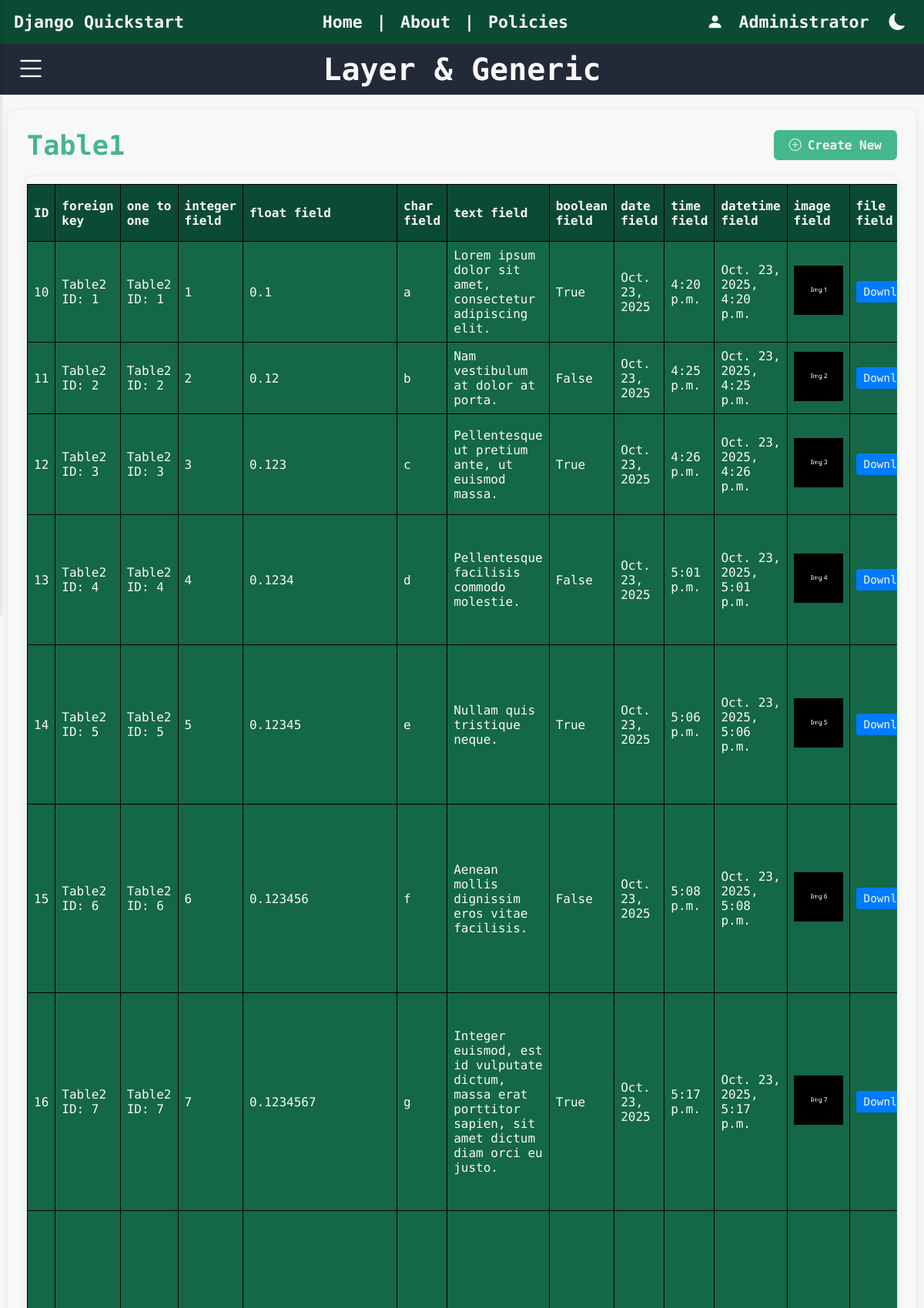
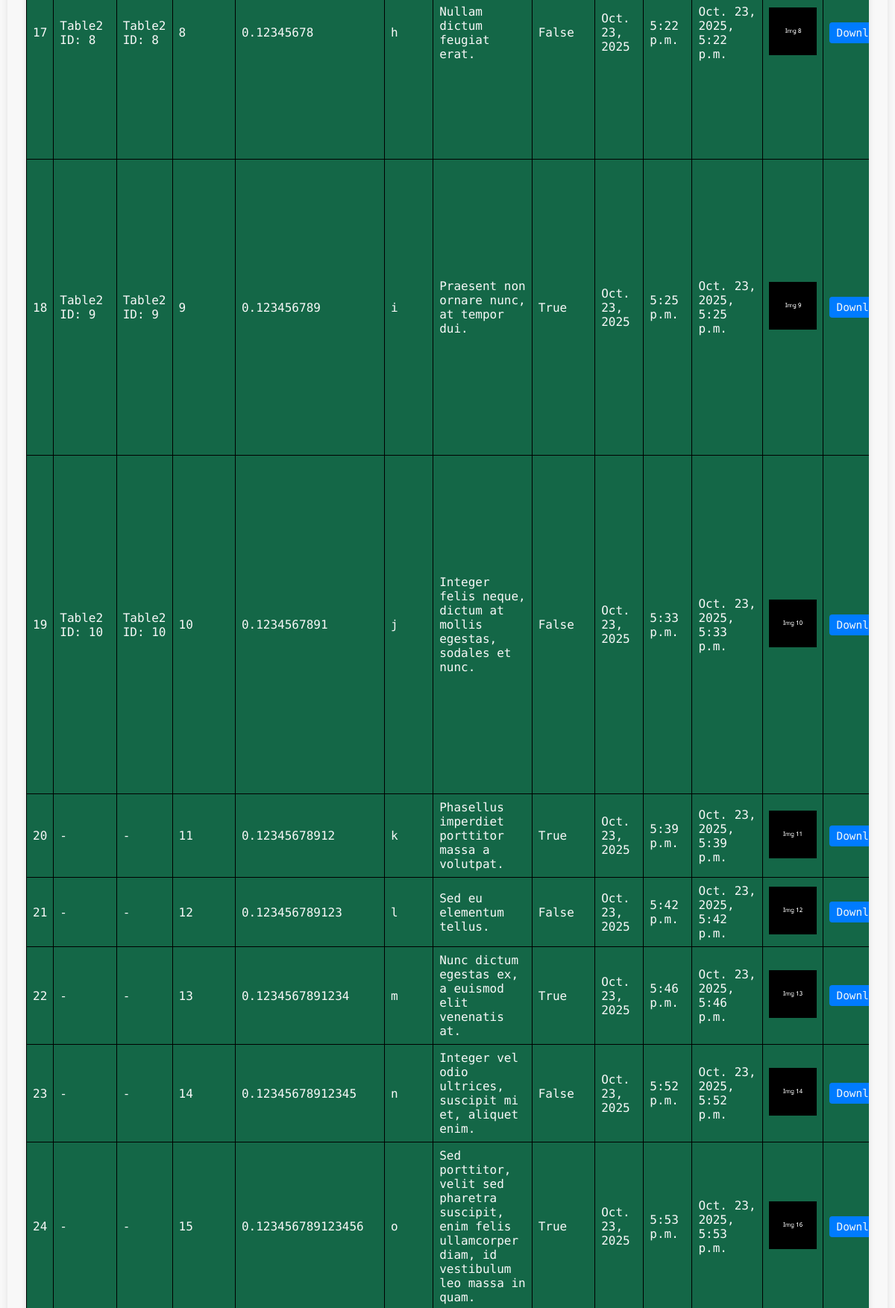
The app's page /layer_and_generic/ListView/ (signed in, upper part) with its own data (2 pictures, top to bottom).
### rest/models.py (models this page shows, shortened)
class Table1(models.Model):
    foreign_key = models.ForeignKey(Table2, on_delete=models.CASCADE, related_name='table1_foreign', null=True, blank=True)
    one_to_one = models.OneToOneField(Table2, on_delete=models.CASCADE, related_name='table1_one', null=True, blank=True)
    many_to_many = models.ManyToManyField(Table3, related_name='table1_many', blank=True)
    integer_field = models.IntegerField(null=True, blank=True)      # Integer value (optional)
    float_field = models.FloatField(null=True, blank=True)          # Floating point number
    char_field = models.CharField(max_length=15)                    # Short text with max length
    text_field= models.TextField(blank=True)                        # Long text (optional)
    boolean_field = models.BooleanField(default=False)              # True or False
    date_field = models.DateField(null=True, blank=True)           # Date only
    time_field = models.TimeField(null=True, blank=True)           # Time only
    datetime_field = models.DateTimeField(null=True, blank=True)   # Full date and time
    image_field = models.ImageField(upload_to='images/', null=True, blank=True)  # For image files
    file_field = models.FileField(upload_to='files/', null=True, blank=True)     # For general files

### layer_and_generic/views.py (the view)
# urls.py: path("ListView/", Table1ListView.as_view(), name="list"),
class Table1ListView(BaseTableListView):
    model = Table1
    service = Table1Service
    def get_url_names(self):
        return {
            "list_url": "list",
            "detail_url": "detail",
            "create_url": "create",
            "update_url": "update",
            "delete_url": "delete",
        }

### json_app/context_processors.py (called while the page is built)
def dark_mode_context(request):
    return {'dark_mode': request.session.get('dark_mode', False)}

### json_app/templatetags/dark_mode_tags.py (called while the page is built)
@register.inclusion_tag('json_app/_dark_mode_button.html', takes_context=True)
def dark_mode_button(context):
    return {
        'dark_mode': context.get('dark_mode', False)
    }

### layer_and_generic/repositories.py (called while the page is built)
    @classmethod
    def get_all(cls):
        return cls.model.objects.all()

    @classmethod
    def get_all(cls):
        return cls.model.objects.select_related(
            "foreign_key", "one_to_one"
        ).prefetch_related("many_to_many")

### layer_and_generic/services.py (called while the page is built)
def get_dashboard_data():
    return {
        "table1_count": Table1Repository.get_all().count(),
        "table2_count": Table2Repository.get_all().count(),
        "table3_count": Table3Repository.get_all().count(),
    }

    @classmethod
    def list(cls):
        return cls.repository.get_all()

### layer_and_generic/views.py (called while the page is built)
    def get_context_data(self, **kwargs):
        context = super().get_context_data(**kwargs)
        context["table_name"] = self.get_table_name()
        context.update(self.get_url_names())
        dashboard_data = get_dashboard_data()
        context["total_table1"] = dashboard_data["table1_count"]
        context["total_table2"] = dashboard_data["table2_count"]
        context["total_table3"] = dashboard_data["table3_count"]
        return context

    def get_table_name(self):
        return self.model.__name__

    def get_queryset(self):
        return self.service.list().order_by("id")

    def get_context_data(self, **kwargs):
        context = super().get_context_data(**kwargs)
        object_list = []
        for obj in context["object_list"]:
            object_data = {
                "id": obj.id,
                "fields": self.service.get_field_data(obj),
                "object": obj,  # Keep original object for URLs
            }
            object_list.append(object_data)
        context["object_list"] = object_list
        return context

### rest/models.py (called while the page is built)
    def __str__(self):
        return f"Table3 ID: {self.id}"

    def __str__(self):
        return f"Table2 ID: {self.id}"

### layer_and_generic/templates/Generic_templates/table.html (shortened to what this page needs)
{% extends 'LAG/base.html' %}
{% block body %}
<div class="table-content">
    <div class="table-header">
        <div class="table-title-section">
            <span class="table-title">{{ table_name }}</span>
            <a href="{% url create_url %}" class="create-button">
                <i class="bi bi-plus-circle"></i> Create New
            </a>
        </div>
    </div>
    <div class="table-container">
        <table class="crud-table">
            <thead>
                <tr>
                    <th>ID</th>
                    {% if object_list %}
                        {% for field in object_list.0.fields %}
                            <th>{{ field.name }}</th>
                        {% endfor %}
                    {% endif %}
                </tr>
            </thead>
            <tbody>
                {% for object in object_list %}
                <tr>
                    <td>{{ object.id }}</td>
                    {% for field in object.fields %}
                        <td>
                            {% if field.value != '-' %}
                                {% with val=field.value|stringformat:'s' %}
                                    {% if '.jpg' in val|lower or '.jpeg' in val|lower or '.png' in val|lower or '.gif' in val|lower or '.webp' in val|lower or '.bmp' in val|lower or '.svg' in val|lower %}
                                        <img src="{{ val }}" alt="{{ field.name }}" style="max-width:64px; max-height:64px;">
                                    {% elif 'media' in val %}
                                        <a href="{{ val }}" download class="action-btn edit-btn" title="Download">
                                            Download
                                        </a>
                                    {% else %}
                                        {{ field.value }}
                                    {% endif %}
                                {% endwith %}
                            {% else %}
                                {{ field.value }}
                            {% endif %}
                        </td>
                    {% endfor %}
                </tr>
                {% empty %}
                <tr>
                    <td colspan="100%" class="no-records">No records found</td>
                </tr>
                {% endfor %}
            </tbody>
        </table>
    </div>
</div>
{% endblock %}

### layer_and_generic/templates/LAG/base.html (shortened to what this page needs)
{% load static %}
{% load dark_mode_tags %}
<!DOCTYPE html>
<html lang="en"{% if dark_mode %} data-theme="dark"{% endif %}>
    <head>
        <link rel="stylesheet" href="https://cdn.jsdelivr.net/npm/bootstrap-icons@1.13.1/font/bootstrap-icons.min.css">
        <link rel="stylesheet" href="{% static 'css/sidebar.css' %}">
        <link rel="stylesheet" href="{% static 'css/style.css' %}">
        <link rel="stylesheet" href="{% static 'css/dark_mode.css' %}">
    </head>
    <body>
        {% if user.is_authenticated %}
            <nav class="navbar">
                <div class="navbar-left">Django Quickstart</div>
                <div class="navbar-center">
                    <a href="{% url 'home_layer_and_generic' %}">Home</a> |
                    <a href="/pages/about/">About</a> |
                    <a href="/pages/policies/">Policies</a>
                </div>
                <div class="navbar-right">
                    <i class="bi bi-person-fill"></i>
                    <div class="user-dropdown">
                        <span>{{ user.username }}</span>
                    </div>
                    <span>{% dark_mode_button %}</span>
                </div>
            </nav>
            <div class="lag_app_title">
                <div class="sidebar-toggle">
                    <i class="bi bi-list"></i>
                </div>
                <span>Layer & Generic</span>
            </div>
        {% endif %}
        <div class="content-wrapper">
            {% block body %}{% endblock %}
        </div>
    </body>
</html>

### static/css/sidebar.css (style rules this page uses)
.table-content { background: var(--white-color); border-radius: 10px; padding: 25px; margin: 20px 10px 20px 10px; box-shadow: 0 2px 10px rgba(0, 0, 0, 0.1); }
.table-header { margin-bottom: 20px; }
.table-title-section { display: flex; justify-content: space-between; align-items: center; flex-wrap: wrap; gap: 15px; }
.table-title { font-size: 2.2em; color: var(--green-body); font-weight: bold; }
.create-button { background-color: var(--green-body); color: var(--white-color); padding: 10px 20px; border-radius: 6px; text-decoration: none; font-weight: 600; transition: background-color 0.3s ease, transform 0.2s ease; display: inline-flex; align-items: center; gap: 8px; }
.crud-table { border-collapse: collapse; width: 100%; margin-top: 10px; }
.crud-table th, .crud-table td { border: 1px solid #000000; font-weight: 100; font-size: 1em; padding: 8px; text-align: left; }
.crud-table th { background-color: #0C4B33; font-weight: 900; color: var(--white-color); }
.crud-table td { background-color: #188058; color: var(--white-color); }
.crud-table img { max-width: 100px; max-height: 100px; }
.crud-table a { color: var(--white-color); }
.action-btn { padding: 6px 10px; border: none; border-radius: 4px; cursor: pointer; text-decoration: none; color: white; font-size: 0.9em; transition: all 0.3s ease; display: inline-flex; align-items: center; }
.edit-btn { background-color: #007bff; }

### static/css/style.css (style rules this page uses)
:root { --dark-color: #181D27; --white-color: #F8F8F8; --green-body: #44B78B; --padding: 10px; --font-: 'Jersey 10', sans-serif; --font-small: "Kode Mono", monospace; }
body { font-family: var(--font-small); margin: 0px; font-weight: bolder; }
.navbar { display: flex; align-items: center; justify-content: space-between; padding: 0.5% 1.5%; }
.navbar-left { font-weight: bolder; font-size: 1.35em; }
.navbar-center { font-size: 1.35em; flex: 1; text-align: center; }
.navbar-center a { text-decoration: none; margin: 0 5px; }
.navbar-right { display: flex; font-size: 1.35em; align-items: center; gap: 10px; }
.user-dropdown { position: relative; display: inline-block; color: var(--white-color); padding: 10px; cursor: pointer; }
.table-container { overflow-x: auto; border-radius: 8px; box-shadow: 0 2px 8px rgba(0, 0, 0, 0.1); }
table.crud-table { border-collapse: collapse; color: var(--white-color); font-family: var(--font-small); width: 100%; margin-top: 10px; }
table.crud-table th, table.crud-table td { border: 1px solid #000000; font-weight: 100; font-size: 1em; padding: 8px; text-align: left; }
table.crud-table th { background-color: #0C4B33; font-weight: 900; }
table.crud-table td { background-color: #146747; }
table.crud-table img { max-width: 100%; max-height: 100%; }
table.crud-table a { color: var(--white-color); }
.lag_app_title { font-size: 2.5em; background-color: var(--dark-color); color: var(--white-color); padding: 10px; display: flex; align-items: center; justify-content: center; position: relative; }
.lag_app_title .sidebar-toggle { position: absolute; left: 20px; font-size: 1em; display: flex; align-items: center; cursor: pointer; transition: transform 0.3s ease; }
.lag_app_title span { flex: 1; text-align: center; }

### static/css/dark_mode.css (style rules this page uses)
:root { --back-color: #F8F8F8; --text-color: #181D27; --dark-color: #222937; --green-dark: #0C4B33; --green-text:#008854; --grey: #3a3a3a; }
body { background-color: var(--back-color); transition: background-color 0.3s ease, color 0.3s ease; }
.navbar, .nav-bar { color: #F8F8F8; background-color: var(--green-dark); }
.navbar a { color: #F8F8F8; }

### records on screen
Table1: id "10", value "Table2 ID: 1" "Table2 ID: 1" "1" "0.1" "a" "Lorem ipsum dolor sit amet, consectetur adipiscing elit." "True" "Oct. 23, 2025" "4:20 p.m." "Oct. 23, 2025, 4:20 p.m."
Table1: id "11", value "Table2 ID: 2" "Table2 ID: 2" "2" "0.12" "b" "Nam vestibulum at dolor at porta." "False" "Oct. 23, 2025" "4:25 p.m." "Oct. 23, 2025, 4:25 p.m."
Table1: id "12", value "Table2 ID: 3" "Table2 ID: 3" "3" "0.123" "c" "Pellentesque ut pretium ante, ut euismod massa." "True" "Oct. 23, 2025" "4:26 p.m." "Oct. 23, 2025, 4:26 p.m."
Table1: id "13", value "Table2 ID: 4" "Table2 ID: 4" "4" "0.1234" "d" "Pellentesque facilisis commodo molestie." "False" "Oct. 23, 2025" "5:01 p.m." "Oct. 23, 2025, 5:01 p.m."
Table1: id "14", value "Table2 ID: 5" "Table2 ID: 5" "5" "0.12345" "e" "Nullam quis tristique neque." "True" "Oct. 23, 2025" "5:06 p.m." "Oct. 23, 2025, 5:06 p.m."
Table1: id "15", value "Table2 ID: 6" "Table2 ID: 6" "6" "0.123456" "f" "Aenean mollis dignissim eros vitae facilisis." "False" "Oct. 23, 2025" "5:08 p.m." "Oct. 23, 2025, 5:08 p.m."
Table1: id "16", value "Table2 ID: 7" "Table2 ID: 7" "7" "0.1234567" "g" "Integer euismod, est id vulputate dictum, massa erat porttitor sapien, sit amet dictum diam orci eu justo." "True" "Oct. 23, 2025" "5:17 p.m." "Oct. 23, 2025, 5:17 p.m."
Table1: id "17", value "Table2 ID: 8" "Table2 ID: 8" "8" "0.12345678" "h" "Nullam dictum feugiat erat." "False" "Oct. 23, 2025" "5:22 p.m." "Oct. 23, 2025, 5:22 p.m."
Table1: id "18", value "Table2 ID: 9" "Table2 ID: 9" "9" "0.123456789" "i" "Praesent non ornare nunc, at tempor dui." "True" "Oct. 23, 2025" "5:25 p.m." "Oct. 23, 2025, 5:25 p.m."
Table1: id "19", value "Table2 ID: 10" "Table2 ID: 10" "10" "0.1234567891" "j" "Integer felis neque, dictum at mollis egestas, sodales et nunc." "False" "Oct. 23, 2025" "5:33 p.m." "Oct. 23, 2025, 5:33 p.m."
Table1: id "20", value "-" "-", value "11" "0.12345678912" "k" "Phasellus imperdiet porttitor massa a volutpat." "True" "Oct. 23, 2025" "5:39 p.m." "Oct. 23, 2025, 5:39 p.m."
Table1: id "21", value "-" "-", value "12" "0.123456789123" "l" "Sed eu elementum tellus." "False" "Oct. 23, 2025" "5:42 p.m." "Oct. 23, 2025, 5:42 p.m."
Table1: id "22", value "-" "-", value "13" "0.1234567891234" "m" "Nunc dictum egestas ex, a euismod elit venenatis at." "True" "Oct. 23, 2025" "5:46 p.m." "Oct. 23, 2025, 5:46 p.m."
Table1: id "23", value "-" "-", value "14" "0.12345678912345" "n" "Integer vel odio ultrices, suscipit mi et, aliquet enim." "False" "Oct. 23, 2025" "5:52 p.m." "Oct. 23, 2025, 5:52 p.m."
Table1: id "24", value "-" "-", value "15" "0.123456789123456" "o" "Sed porttitor, velit sed pharetra suscipit, enim felis ullamcorper diam, id vestibulum leo massa in quam." "True" "Oct. 23, 2025" "5:53 p.m." "Oct. 23, 2025, 5:53 p.m."

### other values on screen
{{ user.username }} "Administrator"
{{ table_name }} "Table1"
{{ field.name }} "foreign key" "one to one" "integer field" "float field" "char field" "text field" "boolean field" "date field" "time field" "datetime field" "image field" "file field"
